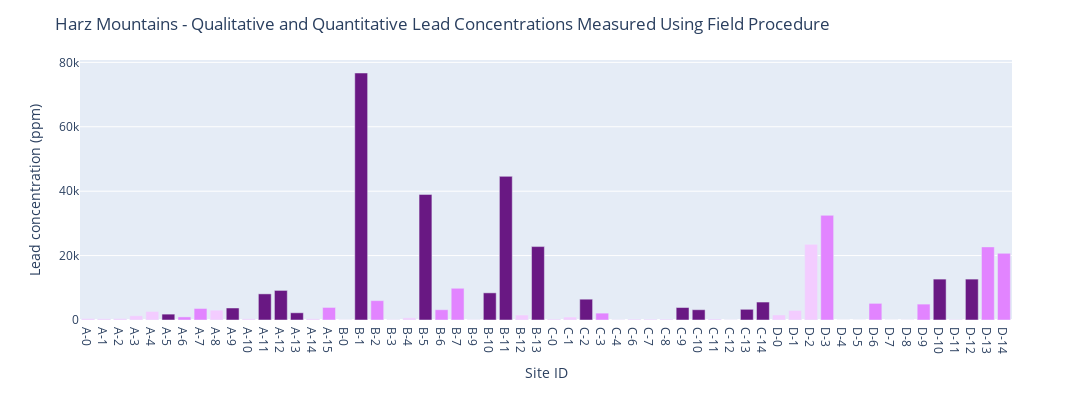

Source (notebook cell):
### Code cell
fig = px.bar(data, x=data['Site ID'], y=data['Lead concentration (ppm)'], color='Lead visual desc number',color_discrete_map=color_discrete_map_purples,category_orders={'Site ID': data['Site ID']})
fig.update_layout(height=400,width=1400, title_text='Harz Mountains - Qualitative and Quantitative Lead Concentrations Measured Using Field Procedure')
fig.update_layout(legend=dict(
    traceorder="normal"  # or "reversed" for reverse alphabetical order
))

fig.update_layout(showlegend=False)


fig.show()

### Figure 1 — Plotly figure (JSON) as saved in the notebook; plotly's stock layout.template omitted (floating-point values rounded to 4 significant figures)
{"data": [{"alignmentgroup": "True", "hovertemplate": "Lead visual desc number=2.0<br>Site ID=%{x}<br>Lead concentration (ppm)=%{y}<extra></extra>", "legendgroup": "2.0", "marker": {"color": "#f3ccff", "pattern": {"shape": ""}}, "name": "2.0", "offsetgroup": "2.0", "orientation": "v", "showlegend": true, "textposition": "auto", "type": "bar", "x": ["A-0", "A-1", "A-2", "A-3", "A-4", "A-8", "A-10", "A-14", "B-0", "B-3", "B-4", "B-9", "B-12", "C-0", "C-1", "C-4", "C-6", "C-7", "C-8", "C-11", "C-12", "D-0", "D-1", "D-2", "D-7", "D-8", "D-11"], "xaxis": "x", "y": [464, 397, 437, 1308, 2645, 3049, 374, 383, 59, 135, 670, 89, 1549, 289, 918, 121, 276, 263, 277, 319, 84, 1560, 2961, 23500, 44, 60, 181], "yaxis": "y"}, {"alignmentgroup": "True", "hovertemplate": "Lead visual desc number=5.0<br>Site ID=%{x}<br>Lead concentration (ppm)=%{y}<extra></extra>", "legendgroup": "5.0", "marker": {"color": "#691883", "pattern": {"shape": ""}}, "name": "5.0", "offsetgroup": "5.0", "orientation": "v", "showlegend": true, "textposition": "auto", "type": "bar", "x": ["A-5", "B-13"], "xaxis": "x", "y": [1825, 22800], "yaxis": "y"}, {"alignmentgroup": "True", "hovertemplate": "Lead visual desc number=4.0<br>Site ID=%{x}<br>Lead concentration (ppm)=%{y}<extra></extra>", "legendgroup": "4.0", "marker": {"color": "#e284ff", "pattern": {"shape": ""}}, "name": "4.0", "offsetgroup": "4.0", "orientation": "v", "showlegend": true, "textposition": "auto", "type": "bar", "x": ["A-6", "A-15", "B-2", "B-6", "C-3", "D-3", "D-6", "D-9", "D-13", "D-14"], "xaxis": "x", "y": [958, 3897, 6015, 3194, 2132, 32500, 5171, 4936, 22700, 20700], "yaxis": "y"}, {"alignmentgroup": "True", "hovertemplate": "Lead visual desc number=3.0<br>Site ID=%{x}<br>Lead concentration (ppm)=%{y}<extra></extra>", "legendgroup": "3.0", "marker": {"color": "#e284ff", "pattern": {"shape": ""}}, "name": "3.0", "offsetgroup": "3.0", "orientation": "v", "showlegend": true, "textposition": "auto", "type": "bar", "x": ["A-7", "B-7"], "xaxis": "x", "y": [3580, 9854], "yaxis": "y"}, {"alignmentgroup": "True", "hovertemplate": "Lead visual desc number=6.0<br>Site ID=%{x}<br>Lead concentration (ppm)=%{y}<extra></extra>", "legendgroup": "6.0", "marker": {"color": "#691883", "pattern": {"shape": ""}}, "name": "6.0", "offsetgroup": "6.0", "orientation": "v", "showlegend": true, "textposition": "auto", "type": "bar", "x": ["A-9", "A-11", "A-12", "A-13", "B-1", "B-5", "B-10", "B-11", "C-2", "C-9", "C-10", "C-13", "C-14", "D-10", "D-12"], "xaxis": "x", "y": [3728, 8115, 9189, 2241, 76700, 39000, 8432, 44600, 6461, 3875, 3192, 3323, 5577, 12700, 12700], "yaxis": "y"}, {"alignmentgroup": "True", "hovertemplate": "Lead visual desc number=1.0<br>Site ID=%{x}<br>Lead concentration (ppm)=%{y}<extra></extra>", "legendgroup": "1.0", "marker": {"color": "#f3ccff", "pattern": {"shape": ""}}, "name": "1.0", "offsetgroup": "1.0", "orientation": "v", "showlegend": true, "textposition": "auto", "type": "bar", "x": ["D-4", "D-5"], "xaxis": "x", "y": [39, 37], "yaxis": "y"}], "layout": {"barmode": "relative", "height": 400, "legend": {"title": {"text": "Lead visual desc number"}, "tracegroupgap": 0, "traceorder": "normal"}, "margin": {"t": 60}, "showlegend": false, "title": {"text": "Harz Mountains - Qualitative and Quantitative Lead Concentrations Measured Using Field Procedure"}, "width": 1400, "xaxis": {"anchor": "y", "autorange": true, "categoryarray": ["A-0", "A-1", "A-2", "A-3", "A-4", "A-5", "A-6", "A-7", "A-8", "A-9", "A-10", "A-11", "A-12", "A-13", "A-14", "A-15", "B-0", "B-1", "B-2", "B-3", "B-4", "B-5", "B-6", "B-7", "B-9", "B-10", "B-11", "B-12", "B-13", "C-0", "C-1", "C-2", "C-3", "C-4", "C-6", "C-7", "C-8", "C-9", "C-10", "C-11", "C-12", "C-13", "C-14", "D-0", "D-1", "D-2", "D-3", "D-4", "D-5", "D-6", "D-7", "D-8", "D-9", "D-10", "D-11", "D-12", "D-13", "D-14"], "categoryorder": "array", "domain": [0, 1], "range": [-0.5, 57.5], "title": {"text": "Site ID"}, "type": "category"}, "yaxis": {"anchor": "x", "autorange": true, "domain": [0, 1], "range": [0, 80740.0], "title": {"text": "Lead concentration (ppm)"}, "type": "linear"}}}
